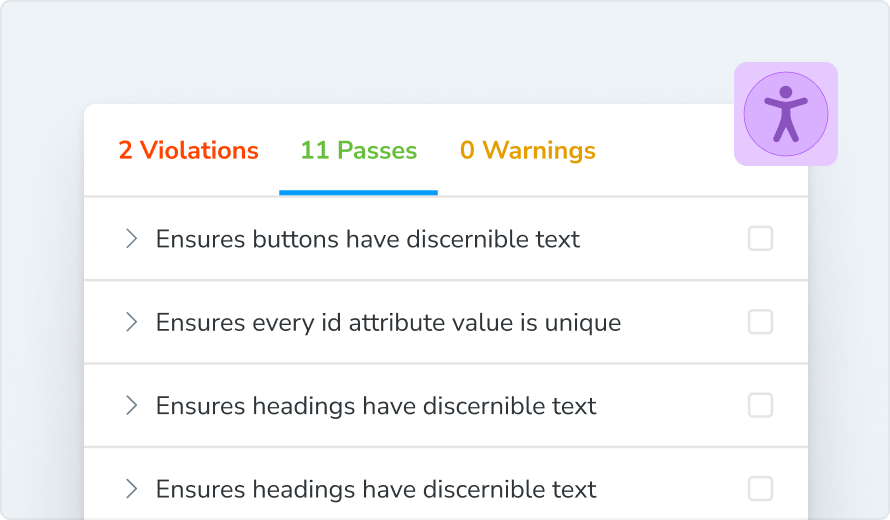
#> input picture client/src/stories/assets/accessibility.png, 890 x 520 px
$ python -i ocr_service.py   (imports and definitions only)
#> lines starting #> are read from the running program, lines starting #| are printed output that depends on the picture; after the words box and inside, x2 and y2 are one past the last pixel; in counts of white or black regions, pixels touching at a corner belong together
#> further down, picture is the input picture: PIL image 890x520 P; mean R, G, B, A 242.7, 243.5, 246.4, 255
from PIL import Image, ImageFilter
import pytesseract


def preprocess_image(image: Image.Image) -> Image.Image:
    """Preprocess image for better OCR accuracy."""
    # Convert to grayscale
    img = image.convert("L")
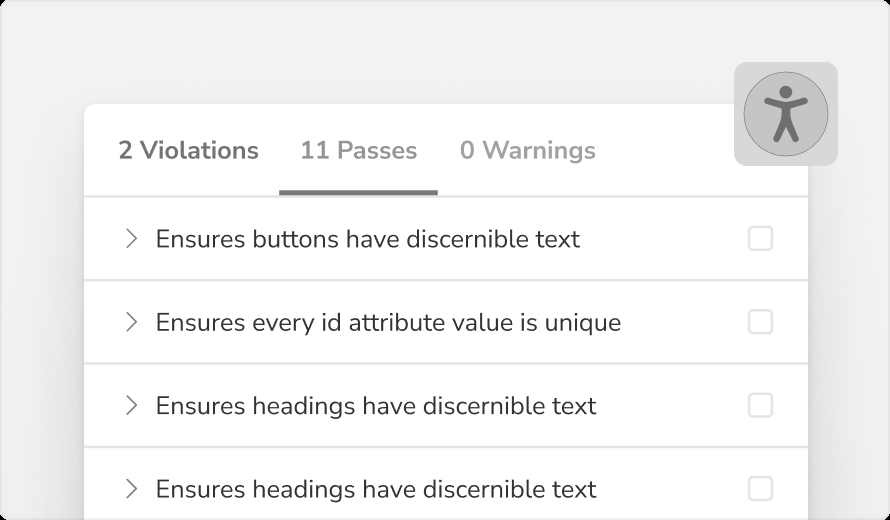
#> img: PIL image 890x520 L; min 0, max 255, mean 243.5
    # Apply slight sharpening
    img = img.filter(ImageFilter.SHARPEN)
    # Increase contrast via thresholding
    threshold = 140
    img = img.point(lambda x: 255 if x > threshold else 0, "1")
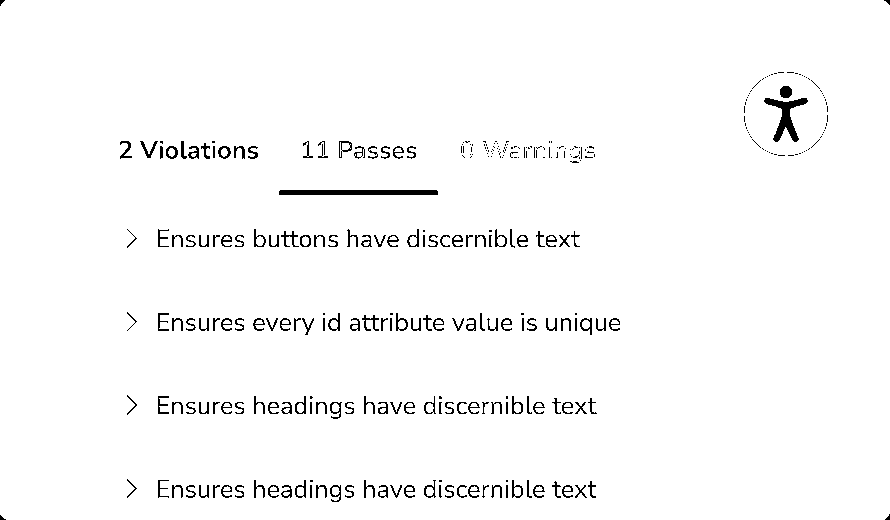
#> img: PIL image 890x520 1; 97.6% white; black in thin lines or dots
    return img


def ocr_image(file_path: str) -> str:
    """Perform OCR on an image file with preprocessing."""
    img = Image.open(file_path)
    processed = preprocess_image(img)
    text = pytesseract.image_to_string(processed)
    return text.strip()


def ocr_image_bytes(image_bytes: bytes) -> str:
    """Perform OCR on image bytes."""
    import io
    img = Image.open(io.BytesIO(image_bytes))
    processed = preprocess_image(img)
    text = pytesseract.image_to_string(processed)
    return text.strip()

>>> from PIL import Image
>>> picture = Image.open('../../../client/src/stories/assets/accessibility.png')
>>> result = preprocess_image(picture)

$ run again, on client/src/stories/assets/context.png
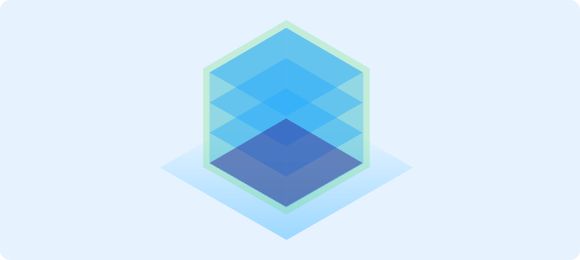
#> input picture client/src/stories/assets/context.png, 580 x 260 px
#> picture is the input picture: PIL image 580x260 P; mean R, G, B, A 208.2, 232.2, 249.6, 254.9
#> in preprocess_image, `img = image.convert("L")`:
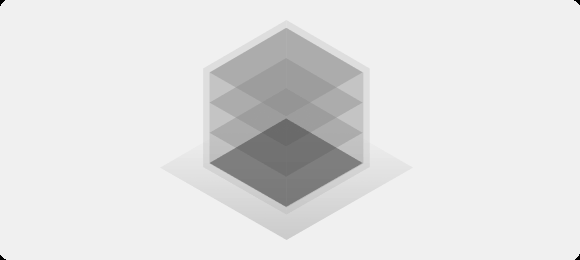
#> img: PIL image 580x260 L; min 0, max 241, mean 226.6
#> in preprocess_image, `img = img.point(lambda x: 255 if x > threshold else 0, "1")`:
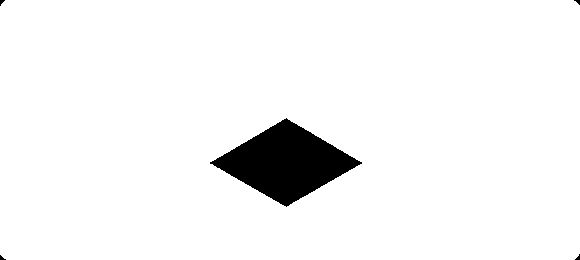
#> img: PIL image 580x260 1; 95.5% white; 5 black regions (4 under 20 px), largest, box (x1, y1, x2, y2) and area: (210, 118, 362, 207) 6753
